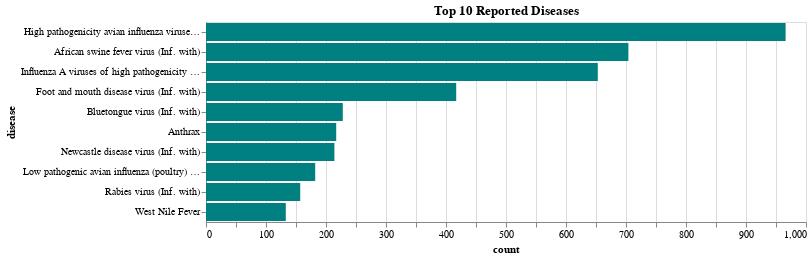

This figure's notebook cell:
### Markdown cell above
## Most Frequently Reported Animal Diseases

The chart below highlights the ten most frequently reported animal diseases submitted to WAHIS. These reports reveal the global landscape of high-priority animal health threats.

**Key Observations:**

- **Avian Influenza dominates** the dataset. Both high and low pathogenic strains appear, with **HPAI (Highly Pathogenic Avian Influenza)** being the single most reported disease — reflecting global poultry vulnerability and aggressive surveillance.
- **African Swine Fever (ASF)** is the second most reported. Its emergence and rapid spread in Eastern Europe, Asia, and Africa has led to major economic losses in the pork industry.
- **Foot and Mouth Disease** remains a classic endemic threat in many developing countries with large cattle populations.
- **Zoonotic threats** like Anthrax, Rabies, and West Nile Fever appear — showing ongoing crossover risk to human populations.
- **Newcastle Disease** and **Bluetongue** also rank high due to their transmissibility and economic impact in poultry and ruminants respectively.

---

### What’s Driving This Pattern?

Several factors explain why these diseases dominate:

1. **Economic Significance**: Poultry and swine are globally traded and densely farmed — diseases affecting them trigger immediate attention.
2. **Zoonotic Risk**: Several of these pathogens can infect or threaten humans, triggering mandatory reporting.
3. **Policy Mandates**: The OIE (WOAH) classifies these diseases as notifiable; countries are obligated to report them.
4. **Surveillance Capacity**: Countries often prioritize testing and reporting on known high-impact diseases with available diagnostics.
5. **Outbreak History**: Recent waves of ASF, Avian Influenza, and Bluetongue explain spikes in regional submissions.

---

This distribution is not just a reflection of disease occurrence — it’s a mirror of global biosecurity priorities, animal-human interface risks, and international trade sensitivities.

### Code cell
top_diseases = df['disease'].value_counts().head(10).reset_index()
top_diseases.set_axis(['disease', 'count'], axis=1)

alt.Chart(top_diseases).mark_bar(color='teal').encode(
    x=alt.X('count:Q'),
    y=alt.Y('disease:N', sort='-x'),
    tooltip=['disease', 'count']
).properties(
    title='Top 10 Reported Diseases',
    width=600
)

### Figure 1 — Vega-Lite specification as saved in the notebook (floating-point values rounded to 4 significant figures)
{"config": {"view": {"continuousWidth": 300, "continuousHeight": 300}}, "data": {"name": "data-a9e3a7937acdea6a49d9d9189c6ac6d3"}, "mark": {"type": "bar", "color": "teal"}, "encoding": {"tooltip": [{"field": "disease", "type": "nominal"}, {"field": "count", "type": "quantitative"}], "x": {"field": "count", "type": "quantitative"}, "y": {"field": "disease", "sort": "-x", "type": "nominal"}}, "title": "Top 10 Reported Diseases", "width": 600, "$schema": "https://vega.github.io/schema/vega-lite/v5.20.1.json", "datasets": {"data-a9e3a7937acdea6a49d9d9189c6ac6d3": [{"disease": "High pathogenicity avian influenza viruses (poultry) (Inf. with)", "count": 966}, {"disease": "African swine fever virus (Inf. with)", "count": 704}, {"disease": "Influenza A viruses of high pathogenicity (Inf. with) (non-poultry including wild birds) (2017-)", "count": 653}, {"disease": "Foot and mouth disease virus (Inf. with)", "count": 417}, {"disease": "Bluetongue virus (Inf. with)", "count": 228}, {"disease": "Anthrax", "count": 217}, {"disease": "Newcastle disease virus (Inf. with)", "count": 214}, {"disease": "Low pathogenic avian influenza (poultry) (2006-2021)", "count": 182}, {"disease": "Rabies virus (Inf. with)", "count": 157}, {"disease": "West Nile Fever", "count": 133}]}}
